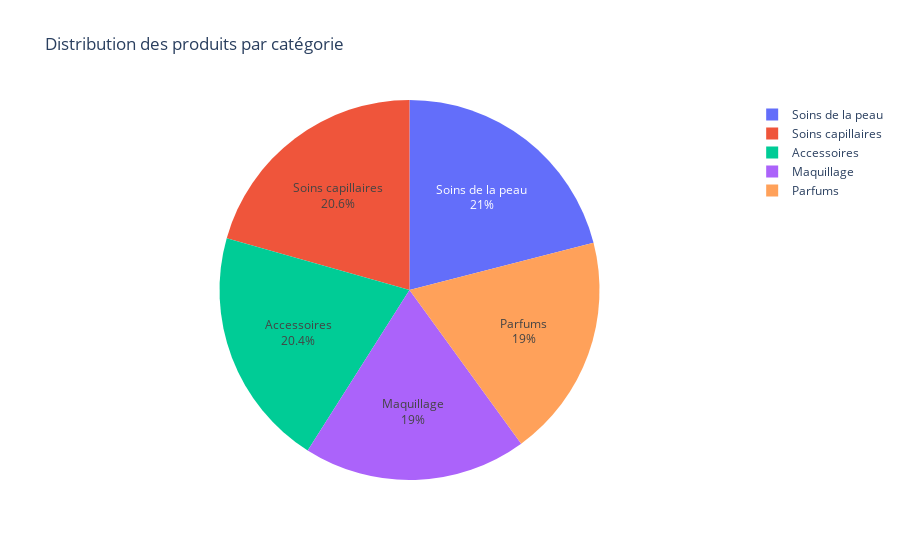
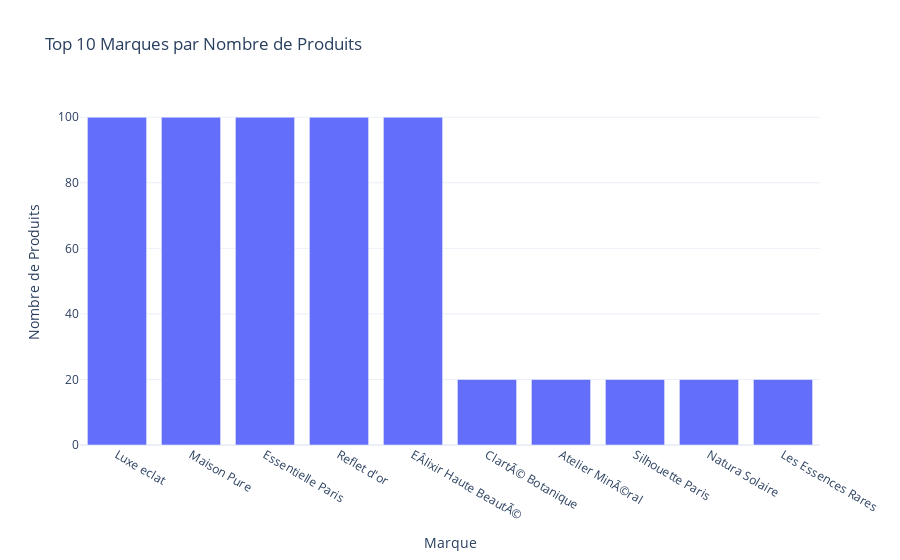
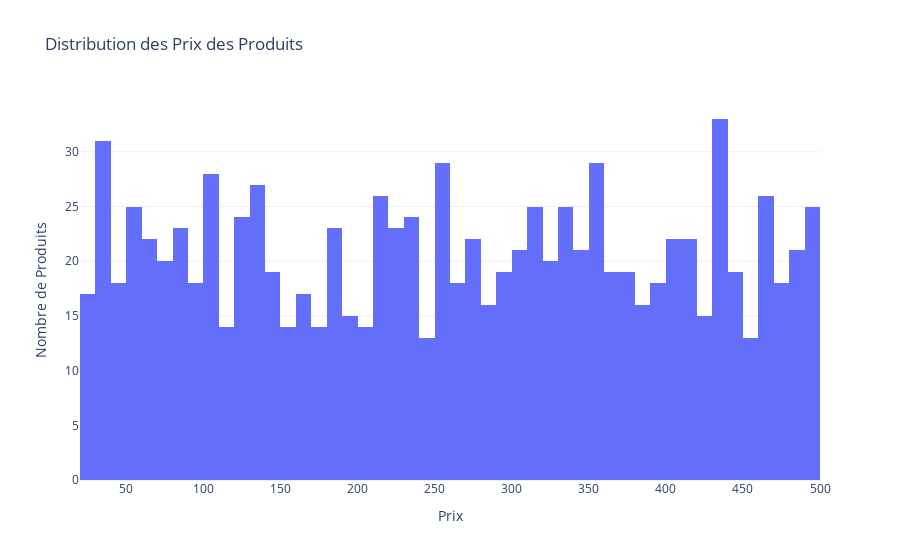
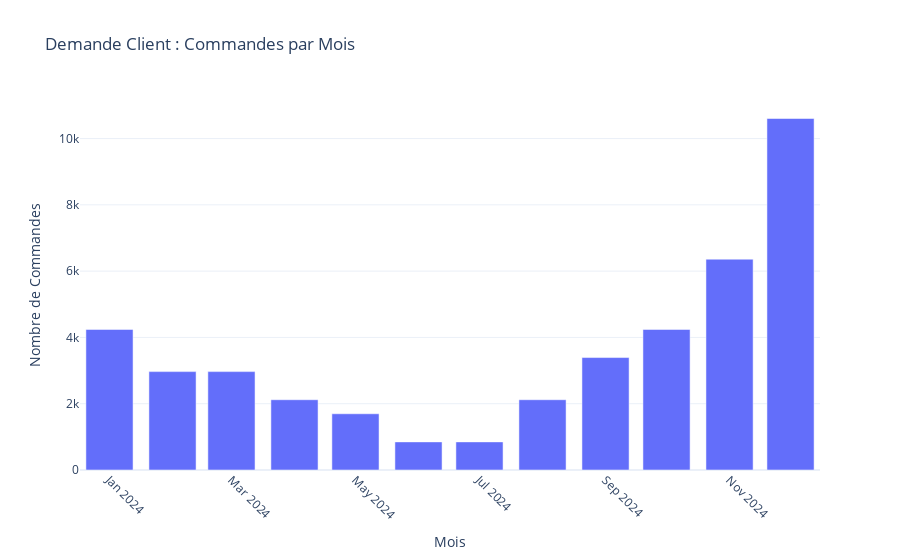

Here is the notebook cell these charts were saved with, in order:
### Code cell
# Distribution des produits par catégorie
fig_category = px.pie(product_distribution, 
                      names='categorie', 
                      values='nombre_produits', 
                      title="Distribution des produits par catégorie",
                      template="plotly_white")
fig_category.update_traces(textinfo='percent+label')
fig_category.show()

# Distribution des produits par marque
product_by_brand = df_produits['marque'].value_counts().reset_index()
product_by_brand.columns = ['marque', 'nombre_produits']
fig_brand = px.bar(product_by_brand.head(10), 
                   x='marque', 
                   y='nombre_produits', 
                   title="Top 10 Marques par Nombre de Produits",
                   labels={'marque': 'Marque', 'nombre_produits': 'Nombre de Produits'},
                   template="plotly_white")
fig_brand.show()

# Distribution des prix des produits
fig_price = px.histogram(df_produits, 
                         x='prix', 
                         nbins=50, 
                         title="Distribution des Prix des Produits",
                         labels={'prix': 'Prix'},
                         template="plotly_white")
fig_price.update_layout(xaxis_title="Prix", yaxis_title="Nombre de Produits")
fig_price.show()

# Analyse de la demande client (commandes par mois)
fig_demand = px.bar(commandes_by_month, 
                    x='mois', 
                    y='nombre_commandes', 
                    title="Demande Client : Commandes par Mois",
                    labels={'mois': 'Mois', 'nombre_commandes': 'Nombre de Commandes'},
                    template="plotly_white")
fig_demand.update_layout(xaxis=dict(tickangle=45))
fig_demand.show()

# Taux de rupture de stock
stock_rupture = df_stocks[df_stocks['niveau_stock'] == 0].groupby('id_produit').size().reset_index(name='nombre_ruptures')
fig_stock_rupture = px.bar(stock_rupture.head(10), 
                           x='id_produit', 
                           y='nombre_ruptures', 
                           title="Top 10 Produits avec le Plus de Ruptures de Stock",
                           labels={'id_produit': 'ID Produit', 'nombre_ruptures': 'Nombre de Ruptures'},
                           template="plotly_white")
fig_stock_rupture.show()

# Retards de livraison
fig_delivery_delay = px.histogram(frequent_delays, 
                                  x='delai_livraison_jours', 
                                  nbins=30, 
                                  title="Distribution des Retards de Livraison",
                                  labels={'delai_livraison_jours': 'Retard (jours)'},
                                  template="plotly_white")
fig_delivery_delay.update_layout(xaxis_title="Retard (jours)", yaxis_title="Nombre d'Expéditions")
fig_delivery_delay.show()

# Fournisseurs les plus fiables
fig_supplier_reliability = px.bar(df_fournisseurs.sort_values(by='fiabilite', ascending=False).head(10), 
                                  x='nom_fournisseur', 
                                  y='fiabilite', 
                                  title="Top 10 Fournisseurs les Plus Fiables",
                                  labels={'nom_fournisseur': 'Fournisseur', 'fiabilite': 'Fiabilité'},
                                  template="plotly_white")
fig_supplier_reliability.show()

# Temps de livraison moyen par transporteur

avg_delivery_time = df_expedition.groupby('transporteur')['delai_livraison'].mean().reset_index()
fig_delivery_time = px.bar(avg_delivery_time, 
                               x='transporteur', 
                               y='delai_livraison', 
                               title="Temps de Livraison Moyen par Transporteur",
                               labels={'transporteur': 'Transporteur', 'delai_livraison': 'Temps Moyen (jours)'},
                               template="plotly_white")
fig_delivery_time.show()

# Coûts de transport par transporteur
avg_transport_cost = df_expedition.groupby('transporteur')['cout_transport'].mean().reset_index()
fig_transport_cost = px.bar(avg_transport_cost, 
                            x='transporteur', 
                            y='cout_transport', 
                            title="Coût Moyen de Transport par Transporteur",
                            labels={'transporteur': 'Transporteur', 'cout_transport': 'Coût Moyen (€)'},
                            template="plotly_white")
fig_transport_cost.show()

# Analyse des retours produits
return_reasons = df_retours['motif'].value_counts().reset_index()
return_reasons.columns = ['motif', 'nombre_retours']
fig_return_reasons = px.pie(return_reasons, 
                            names='motif', 
                            values='nombre_retours', 
                            title="Principales Causes des Retours Produits",
                            template="plotly_white")
fig_return_reasons.update_traces(textinfo='percent+label')
fig_return_reasons.show()

### Figure 1 — Plotly figure (JSON) as saved in the notebook; plotly's stock layout.template omitted (floating-point values rounded to 4 significant figures)
{"data": [{"domain": {"x": [0, 1], "y": [0, 1]}, "hovertemplate": "categorie=%{label}<br>nombre_produits=%{value}<extra></extra>", "labels": ["Soins de la peau", "Soins capillaires", "Accessoires", "Maquillage", "Parfums"], "legendgroup": "", "name": "", "showlegend": true, "textinfo": "percent+label", "type": "pie", "values": [210, 206, 204, 190, 190]}], "layout": {"legend": {"tracegroupgap": 0}, "title": {"text": "Distribution des produits par catégorie"}}}

### Figure 2 — Plotly figure (JSON) as saved in the notebook; plotly's stock layout.template omitted (floating-point values rounded to 4 significant figures)
{"data": [{"hovertemplate": "Marque=%{x}<br>Nombre de Produits=%{y}<extra></extra>", "legendgroup": "", "marker": {"color": "#636efa", "pattern": {"shape": ""}}, "name": "", "orientation": "v", "showlegend": false, "textposition": "auto", "type": "bar", "x": ["Luxe eclat", "Maison Pure", "Essentielle Paris", "Reflet d'or", "EÂlixir Haute BeautÃ©", "ClartÃ© Botanique", "Atelier MinÃ©ral", "Silhouette Paris", "Natura Solaire", "Les Essences Rares"], "xaxis": "x", "y": [100, 100, 100, 100, 100, 20, 20, 20, 20, 20], "yaxis": "y"}], "layout": {"barmode": "relative", "legend": {"tracegroupgap": 0}, "title": {"text": "Top 10 Marques par Nombre de Produits"}, "xaxis": {"anchor": "y", "domain": [0, 1], "title": {"text": "Marque"}}, "yaxis": {"anchor": "x", "domain": [0, 1], "title": {"text": "Nombre de Produits"}}}}

### Figure 3 — Plotly figure (JSON) as saved in the notebook; plotly's stock layout.template omitted (floating-point values rounded to 4 significant figures; data arrays with more than 128 entries replaced by an {"elided": "..."} marker saying what was removed)
{"data": [{"bingroup": "x", "hovertemplate": "Prix=%{x}<br>count=%{y}<extra></extra>", "legendgroup": "", "marker": {"color": "#636efa", "pattern": {"shape": ""}}, "name": "", "nbinsx": 50, "orientation": "v", "showlegend": false, "type": "histogram", "x": {"elided": "1000 float values"}, "xaxis": "x", "yaxis": "y"}], "layout": {"barmode": "relative", "legend": {"tracegroupgap": 0}, "title": {"text": "Distribution des Prix des Produits"}, "xaxis": {"anchor": "y", "domain": [0, 1], "title": {"text": "Prix"}}, "yaxis": {"anchor": "x", "domain": [0, 1], "title": {"text": "Nombre de Produits"}}}}

### Figure 4 — Plotly figure (JSON) as saved in the notebook; plotly's stock layout.template omitted (floating-point values rounded to 4 significant figures)
{"data": [{"hovertemplate": "Mois=%{x}<br>Nombre de Commandes=%{y}<extra></extra>", "legendgroup": "", "marker": {"color": "#636efa", "pattern": {"shape": ""}}, "name": "", "orientation": "v", "showlegend": false, "textposition": "auto", "type": "bar", "x": ["2024-01", "2024-02", "2024-03", "2024-04", "2024-05", "2024-06", "2024-07", "2024-08", "2024-09", "2024-10", "2024-11", "2024-12"], "xaxis": "x", "y": [4240, 2968, 2968, 2120, 1696, 848, 848, 2120, 3392, 4240, 6360, 10604], "yaxis": "y"}], "layout": {"barmode": "relative", "legend": {"tracegroupgap": 0}, "title": {"text": "Demande Client : Commandes par Mois"}, "xaxis": {"anchor": "y", "domain": [0, 1], "tickangle": 45, "title": {"text": "Mois"}}, "yaxis": {"anchor": "x", "domain": [0, 1], "title": {"text": "Nombre de Commandes"}}}}
